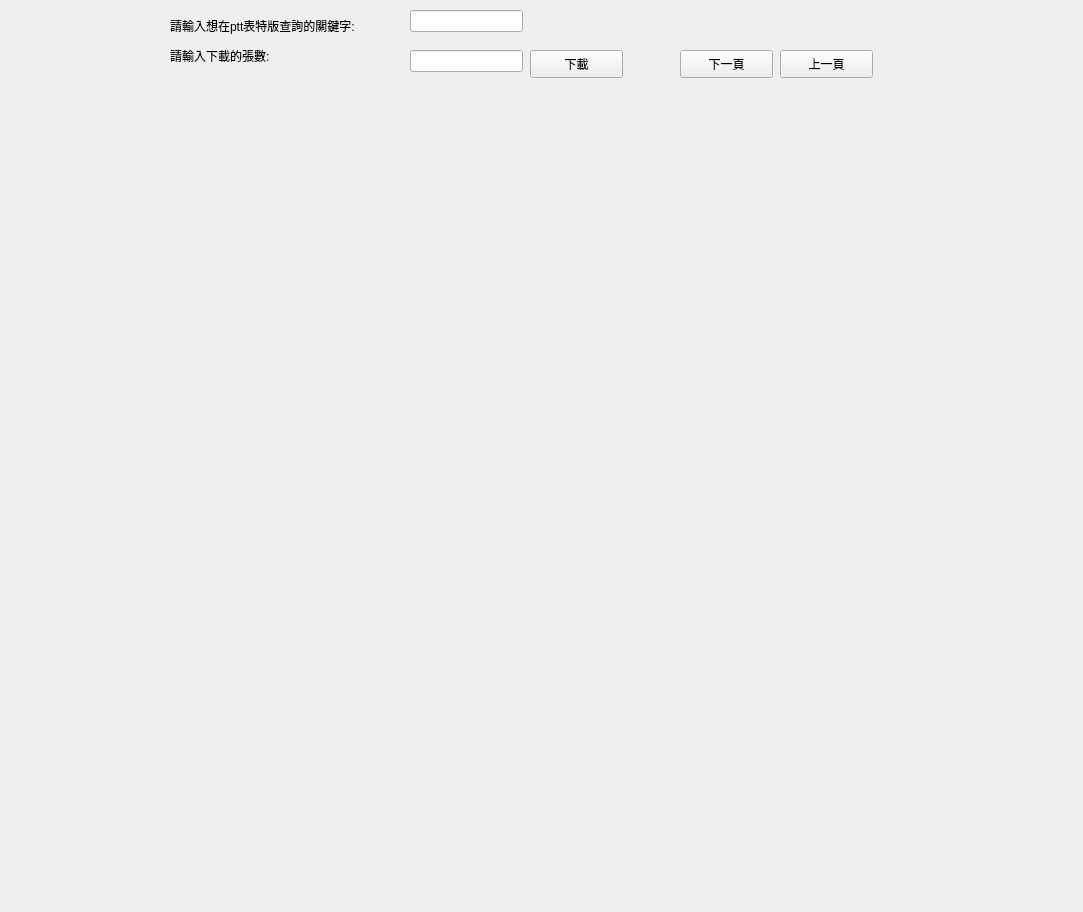
<?xml version="1.0" encoding="UTF-8"?>
<ui version="4.0">
 <class>MainWindow</class>
 <widget class="QMainWindow" name="MainWindow">
  <property name="geometry">
   <rect>
    <x>0</x>
    <y>0</y>
    <width>1083</width>
    <height>912</height>
   </rect>
  </property>
  <property name="windowTitle">
   <string>MainWindow</string>
  </property>
  <widget class="QWidget" name="centralwidget">
   <widget class="QLabel" name="result_1">
    <property name="enabled">
     <bool>false</bool>
    </property>
    <property name="geometry">
     <rect>
      <x>40</x>
      <y>120</y>
      <width>300</width>
      <height>300</height>
     </rect>
    </property>
    <property name="text">
     <string/>
    </property>
   </widget>
   <widget class="QPushButton" name="pushButton">
    <property name="geometry">
     <rect>
      <x>530</x>
      <y>50</y>
      <width>93</width>
      <height>28</height>
     </rect>
    </property>
    <property name="text">
     <string>下載</string>
    </property>
   </widget>
   <widget class="QLineEdit" name="keyword">
    <property name="geometry">
     <rect>
      <x>410</x>
      <y>10</y>
      <width>113</width>
      <height>22</height>
     </rect>
    </property>
   </widget>
   <widget class="QLabel" name="label">
    <property name="geometry">
     <rect>
      <x>170</x>
      <y>10</y>
      <width>251</width>
      <height>31</height>
     </rect>
    </property>
    <property name="text">
     <string>請輸入想在ptt表特版查詢的關鍵字:</string>
    </property>
   </widget>
   <widget class="QLabel" name="label_2">
    <property name="geometry">
     <rect>
      <x>170</x>
      <y>40</y>
      <width>231</width>
      <height>31</height>
     </rect>
    </property>
    <property name="text">
     <string>請輸入下載的張數:</string>
    </property>
   </widget>
   <widget class="QLineEdit" name="picsNum">
    <property name="geometry">
     <rect>
      <x>410</x>
      <y>50</y>
      <width>113</width>
      <height>22</height>
     </rect>
    </property>
   </widget>
   <widget class="QLabel" name="result_2">
    <property name="geometry">
     <rect>
      <x>380</x>
      <y>120</y>
      <width>300</width>
      <height>300</height>
     </rect>
    </property>
    <property name="text">
     <string/>
    </property>
   </widget>
   <widget class="QLabel" name="result_3">
    <property name="geometry">
     <rect>
      <x>720</x>
      <y>120</y>
      <width>300</width>
      <height>300</height>
     </rect>
    </property>
    <property name="text">
     <string/>
    </property>
   </widget>
   <widget class="QLabel" name="result_4">
    <property name="enabled">
     <bool>false</bool>
    </property>
    <property name="geometry">
     <rect>
      <x>40</x>
      <y>440</y>
      <width>300</width>
      <height>300</height>
     </rect>
    </property>
    <property name="text">
     <string/>
    </property>
   </widget>
   <widget class="QLabel" name="result_5">
    <property name="enabled">
     <bool>false</bool>
    </property>
    <property name="geometry">
     <rect>
      <x>380</x>
      <y>440</y>
      <width>300</width>
      <height>300</height>
     </rect>
    </property>
    <property name="text">
     <string/>
    </property>
   </widget>
   <widget class="QLabel" name="result_6">
    <property name="enabled">
     <bool>false</bool>
    </property>
    <property name="geometry">
     <rect>
      <x>720</x>
      <y>440</y>
      <width>300</width>
      <height>300</height>
     </rect>
    </property>
    <property name="text">
     <string/>
    </property>
   </widget>
   <widget class="QPushButton" name="nextButton">
    <property name="geometry">
     <rect>
      <x>680</x>
      <y>50</y>
      <width>93</width>
      <height>28</height>
     </rect>
    </property>
    <property name="text">
     <string>下一頁</string>
    </property>
   </widget>
   <widget class="QPushButton" name="lastButton">
    <property name="geometry">
     <rect>
      <x>780</x>
      <y>50</y>
      <width>93</width>
      <height>28</height>
     </rect>
    </property>
    <property name="text">
     <string>上一頁</string>
    </property>
   </widget>
   <widget class="QLabel" name="page">
    <property name="geometry">
     <rect>
      <x>890</x>
      <y>50</y>
      <width>181</width>
      <height>20</height>
     </rect>
    </property>
    <property name="text">
     <string/>
    </property>
   </widget>
  </widget>
  <widget class="QMenuBar" name="menubar">
   <property name="geometry">
    <rect>
     <x>0</x>
     <y>0</y>
     <width>1083</width>
     <height>25</height>
    </rect>
   </property>
  </widget>
 </widget>
 <resources/>
 <connections/>
</ui>
